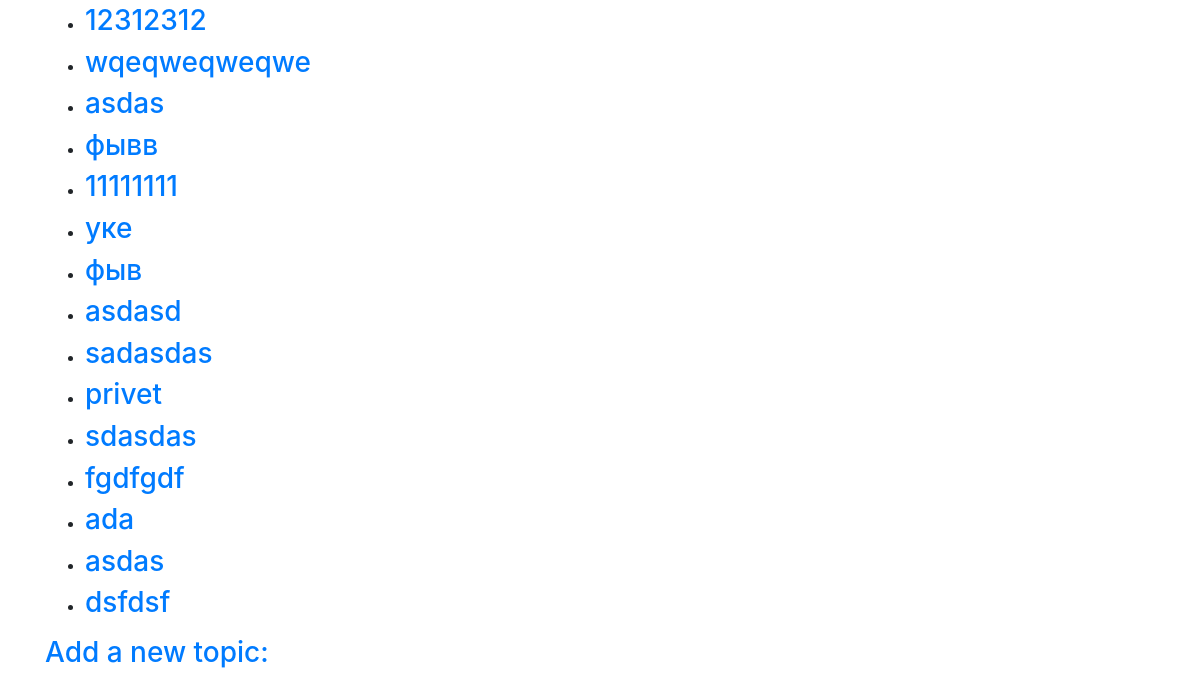
The page /topics/ (signed in, lower part) on the database as committed earlier.
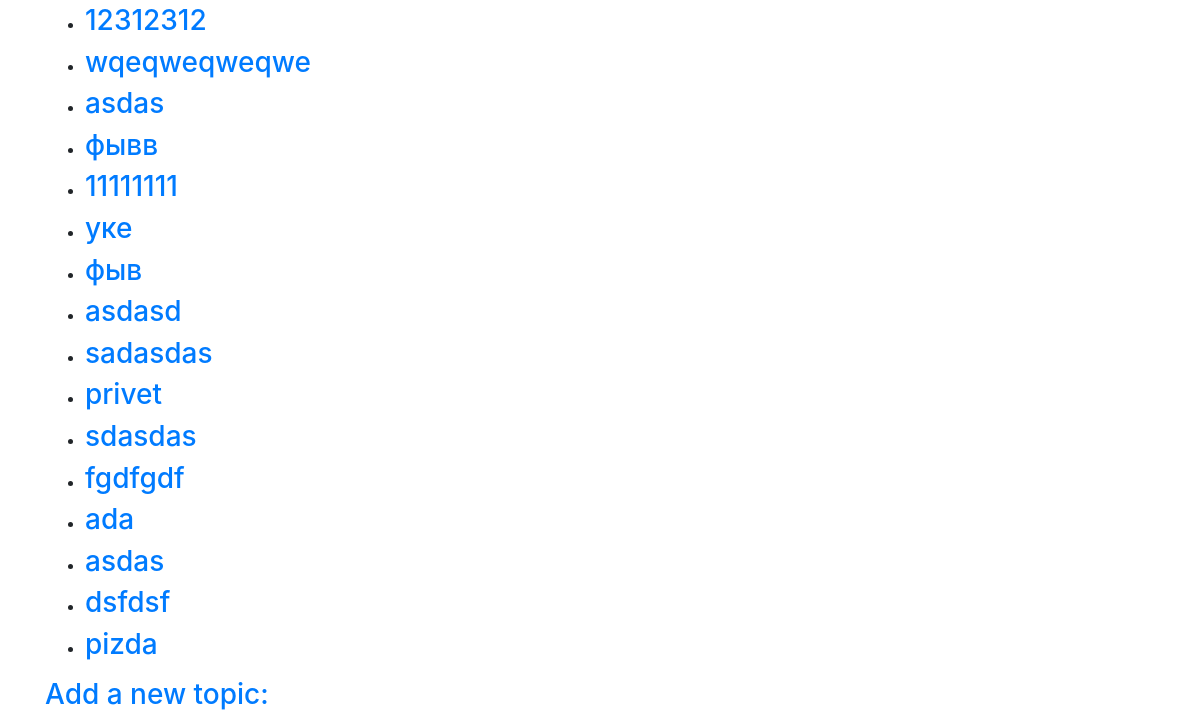
The same page on the database as committed later.
### learning_logs/models.py (models this page shows)
class Topic(models.Model):
    text = models.CharField(max_length = 200)
    date_added = models.DateTimeField(auto_now_add=True)
    owner = models.ForeignKey(User, on_delete=models.CASCADE)
    def __str__(self) -> str:
        return self.text

### learning_logs/views.py (the view)
# urls.py: path('topics/', views.topics, name='topics'), # Page with a list of all topics
@login_required
def topics(request):
    topics = Topic.objects.order_by('date_added')
    context = {'topics': topics}
    return render(request, 'learning_logs/topics.html', context)

### learning_logs/templates/learning_logs/topics.html (shortened to what this page needs)
{% extends 'learning_logs/base.html' %}
{% block content %}
  <ul>
      {% for topic in topics %}
      <li><h3>
        <a href="{% url 'learning_logs:topic' topic.id %}">{{ topic }}</a>
      </h3></li>
      {% empty %}
        <li><h3>No topics have been added yet!</h3></li>
      {% endfor %}
  </ul>
  <h3><a href="{% url 'learning_logs:new_topic' %}">Add a new topic:</h3></a>
{% endblock content %}

Rows that differ between the two databases and show on the page:
added Topic: text "pizda"
